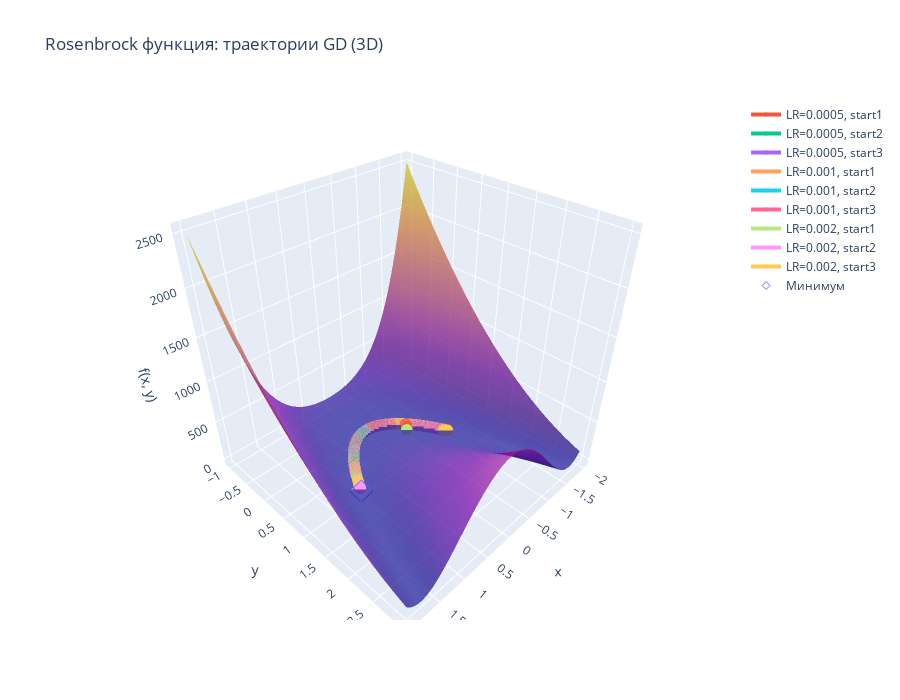
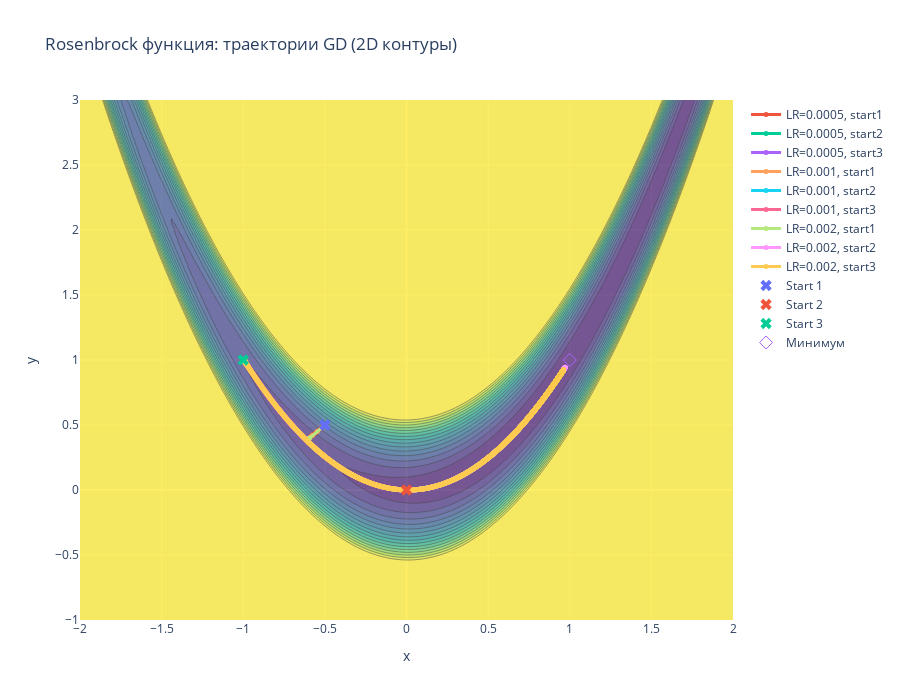

Write notebook code for charts like these, in order.
### Code cell
plot_gd_3d(
    x_range=x_range,
    y_range=y_range,
    Z=Z,
    loss_fn=rosenbrock_loss,
    history_dict=results_lr_banna,
    title="Rosenbrock функция: траектории GD (3D)",
    min_point=(1.0, 1.0)
)

plot_gd_2d(
    x_range=x_range,
    y_range=y_range,
    Z=Z,
    history_dict=results_lr_banna,
    title="Rosenbrock функция: траектории GD (2D контуры)",
    start_points=initial_points,
    min_point=(1.0, 1.0),
    contour_kwargs=dict(
        colorscale='Viridis',
        showscale=False,
        contours=dict(start=0, end=30, size=2),
        opacity=0.7
    )
)

### Figure 1 — Plotly figure (JSON) as saved in the notebook; plotly's stock layout.template omitted (floating-point values rounded to 4 significant figures; data arrays with more than 128 entries replaced by an {"elided": "..."} marker saying what was removed)
{"data": [{"opacity": 0.7, "showscale": false, "x": {"elided": "200 float values"}, "y": {"elided": "200 float values"}, "z": {"elided": "200x200 float values"}, "type": "surface"}, {"line": {"width": 4}, "marker": {"size": 4}, "mode": "lines+markers", "name": "LR=0.0005, start1", "x": {"elided": "3001 float values"}, "y": {"elided": "3001 float values"}, "z": {"elided": "3001 float values"}, "type": "scatter3d"}, {"line": {"width": 4}, "marker": {"size": 4}, "mode": "lines+markers", "name": "LR=0.0005, start2", "x": {"elided": "3001 float values"}, "y": {"elided": "3001 float values"}, "z": {"elided": "3001 float values"}, "type": "scatter3d"}, {"line": {"width": 4}, "marker": {"size": 4}, "mode": "lines+markers", "name": "LR=0.0005, start3", "x": {"elided": "3001 float values"}, "y": {"elided": "3001 float values"}, "z": {"elided": "3001 float values"}, "type": "scatter3d"}, {"line": {"width": 4}, "marker": {"size": 4}, "mode": "lines+markers", "name": "LR=0.001, start1", "x": {"elided": "3001 float values"}, "y": {"elided": "3001 float values"}, "z": {"elided": "3001 float values"}, "type": "scatter3d"}, {"line": {"width": 4}, "marker": {"size": 4}, "mode": "lines+markers", "name": "LR=0.001, start2", "x": {"elided": "3001 float values"}, "y": {"elided": "3001 float values"}, "z": {"elided": "3001 float values"}, "type": "scatter3d"}, {"line": {"width": 4}, "marker": {"size": 4}, "mode": "lines+markers", "name": "LR=0.001, start3", "x": {"elided": "3001 float values"}, "y": {"elided": "3001 float values"}, "z": {"elided": "3001 float values"}, "type": "scatter3d"}, {"line": {"width": 4}, "marker": {"size": 4}, "mode": "lines+markers", "name": "LR=0.002, start1", "x": {"elided": "3001 float values"}, "y": {"elided": "3001 float values"}, "z": {"elided": "3001 float values"}, "type": "scatter3d"}, {"line": {"width": 4}, "marker": {"size": 4}, "mode": "lines+markers", "name": "LR=0.002, start2", "x": {"elided": "3001 float values"}, "y": {"elided": "3001 float values"}, "z": {"elided": "3001 float values"}, "type": "scatter3d"}, {"line": {"width": 4}, "marker": {"size": 4}, "mode": "lines+markers", "name": "LR=0.002, start3", "x": {"elided": "3001 float values"}, "y": {"elided": "3001 float values"}, "z": {"elided": "3001 float values"}, "type": "scatter3d"}, {"marker": {"size": 6, "symbol": "diamond-open"}, "mode": "markers", "name": "Минимум", "x": [1.0], "y": [1.0], "z": [0.0], "type": "scatter3d"}], "layout": {"title": {"text": "Rosenbrock функция: траектории GD (3D)"}, "scene": {"xaxis": {"title": {"text": "x"}}, "yaxis": {"title": {"text": "y"}}, "zaxis": {"title": {"text": "f(x, y)"}}}, "height": 700}}

### Figure 2 — Plotly figure (JSON) as saved in the notebook; plotly's stock layout.template omitted (floating-point values rounded to 4 significant figures; data arrays with more than 128 entries replaced by an {"elided": "..."} marker saying what was removed)
{"data": [{"colorscale": [[0.0, "#440154"], [0.1111, "#482878"], [0.2222, "#3e4989"], [0.3333, "#31688e"], [0.4444, "#26828e"], [0.5556, "#1f9e89"], [0.6667, "#35b779"], [0.7778, "#6ece58"], [0.8889, "#b5de2b"], [1.0, "#fde725"]], "contours": {"end": 30, "size": 2, "start": 0}, "opacity": 0.7, "showscale": false, "x": {"elided": "200 float values"}, "y": {"elided": "200 float values"}, "z": {"elided": "200x200 float values"}, "type": "contour"}, {"line": {"width": 3}, "marker": {"size": 5}, "mode": "lines+markers", "name": "LR=0.0005, start1", "x": {"elided": "3001 float values"}, "y": {"elided": "3001 float values"}, "type": "scatter"}, {"line": {"width": 3}, "marker": {"size": 5}, "mode": "lines+markers", "name": "LR=0.0005, start2", "x": {"elided": "3001 float values"}, "y": {"elided": "3001 float values"}, "type": "scatter"}, {"line": {"width": 3}, "marker": {"size": 5}, "mode": "lines+markers", "name": "LR=0.0005, start3", "x": {"elided": "3001 float values"}, "y": {"elided": "3001 float values"}, "type": "scatter"}, {"line": {"width": 3}, "marker": {"size": 5}, "mode": "lines+markers", "name": "LR=0.001, start1", "x": {"elided": "3001 float values"}, "y": {"elided": "3001 float values"}, "type": "scatter"}, {"line": {"width": 3}, "marker": {"size": 5}, "mode": "lines+markers", "name": "LR=0.001, start2", "x": {"elided": "3001 float values"}, "y": {"elided": "3001 float values"}, "type": "scatter"}, {"line": {"width": 3}, "marker": {"size": 5}, "mode": "lines+markers", "name": "LR=0.001, start3", "x": {"elided": "3001 float values"}, "y": {"elided": "3001 float values"}, "type": "scatter"}, {"line": {"width": 3}, "marker": {"size": 5}, "mode": "lines+markers", "name": "LR=0.002, start1", "x": {"elided": "3001 float values"}, "y": {"elided": "3001 float values"}, "type": "scatter"}, {"line": {"width": 3}, "marker": {"size": 5}, "mode": "lines+markers", "name": "LR=0.002, start2", "x": {"elided": "3001 float values"}, "y": {"elided": "3001 float values"}, "type": "scatter"}, {"line": {"width": 3}, "marker": {"size": 5}, "mode": "lines+markers", "name": "LR=0.002, start3", "x": {"elided": "3001 float values"}, "y": {"elided": "3001 float values"}, "type": "scatter"}, {"marker": {"size": 10, "symbol": "x"}, "mode": "markers", "name": "Start 1", "x": [-0.5], "y": [0.5], "type": "scatter"}, {"marker": {"size": 10, "symbol": "x"}, "mode": "markers", "name": "Start 2", "x": [0.0], "y": [0.0], "type": "scatter"}, {"marker": {"size": 10, "symbol": "x"}, "mode": "markers", "name": "Start 3", "x": [-1.0], "y": [1.0], "type": "scatter"}, {"marker": {"size": 10, "symbol": "diamond-open"}, "mode": "markers", "name": "Минимум", "x": [1.0], "y": [1.0], "type": "scatter"}], "layout": {"title": {"text": "Rosenbrock функция: траектории GD (2D контуры)"}, "xaxis": {"title": {"text": "x"}}, "yaxis": {"title": {"text": "y"}}, "height": 700}}
